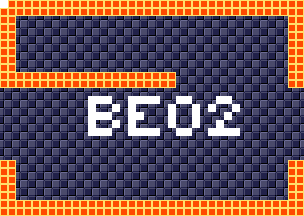

A 2D game scene composited from a Tiled map and its tileset images. What follows is a short description and the map's XML, with each tile layer's data collapsed to a summary:
An orthogonal 38x27 tile map with 8x8 px tiles, 4 tile layers (background, foreground, room numbers, Objects), 15 tilesets.

<map version="1.5" tiledversion="1.7.1" orientation="orthogonal" renderorder="right-down" width="38" height="27" tilewidth="8" tileheight="8" infinite="0" nextlayerid="11" nextobjectid="1">
 <tileset firstgid="1" source="tilesheets/tsKarniMata.tsx" />
 <tileset firstgid="1025" source="tilesheets/tsVoodooWasp.tsx" />
 <tileset firstgid="2049" source="tilesheets/tsBurial.tsx" />
 <tileset firstgid="3073" source="tilesheets/tsBlueTemple.tsx" />
 <tileset firstgid="4097" source="tilesheets/tsGoddess.tsx" />
 <tileset firstgid="5121" source="tilesheets/tsKonark.tsx" />
 <tileset firstgid="6145" name="sEnemies" tilewidth="8" tileheight="8" tilecount="1024" columns="32">
  <image source="../grapx/tilesheets/sObjects.bmp" trans="ff94ff" width="256" height="256" />
 </tileset>
 <tileset firstgid="7169" source="tilesheets/tsIceTemple.tsx" />
 <tileset firstgid="8193" source="tilesheets/tsLavaArea.tsx" />
 <tileset firstgid="9217" source="tilesheets/tsBossArea.tsx" />
 <tileset firstgid="10241" source="tilesheets/tsPegu.tsx" />
 <tileset firstgid="11265" source="tilesheets/sTiwanakuTemple.tsx" />
 <tileset firstgid="12289" source="tilesheets/sIndraTemple.tsx" />
 <tileset firstgid="13313" source="tilesheets/sTeleport.tsx" />
 <tileset firstgid="14337" source="tilesheets/sObjects.tsx" />
 <layer id="2" name="background" width="38" height="27">
  <data>[1026 cells, 1026 non-empty, 2 distinct tile ids]</data>
 </layer>
 <layer id="1" name="foreground" width="38" height="27">
  <data>[1026 cells, 248 non-empty, 1 distinct tile ids]</data>
 </layer>
 <layer id="7" name="room numbers" width="38" height="27">
  <data>[1026 cells, 46 non-empty, 1 distinct tile ids]</data>
 </layer>
 <layer id="10" name="Objects" width="38" height="27">
  <data>[1026 cells, 0 non-empty, 0 distinct tile ids]</data>
 </layer>
</map>
